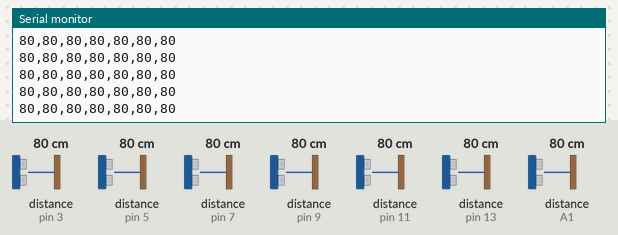
Bench run of a sketch on a simulated Arduino Uno, built with avr-gcc and run on an emulated ATmega328P. Parts: the last lines printed to the serial monitor. Wiring (inferred from the names in the program): 7 × ultrasonic range finder: trigger pin 2, echo pin 3 / trigger pin 4, echo pin 5 / trigger pin 6, echo pin 7 / trigger pin 8, echo pin 9 / trigger pin 10, echo pin 11 / trigger pin 12, echo pin 13 / trigger A0, echo A1. The test bench sets the inputs (shaded band); at power-on: distance to the obstacle (sensors on pin 3, pin 5, pin 7, pin 9, pin 11, pin 13, A1) 80 cm. The echo pulse lasts 58.3 µs per cm.

Above: at 1.2 s.
1.3 s: distance to the obstacle (sensor on pin 3) set to 2 cm
At 2.1 s:
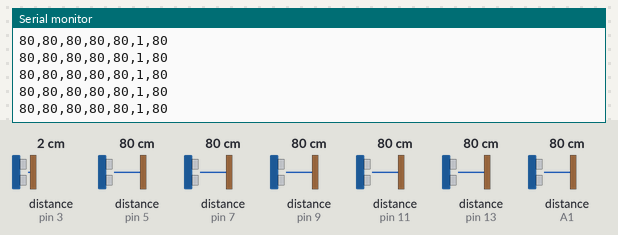
4.3 s: distance to the obstacle (sensor on pin 5) set to 4 cm
At 5.2 s:
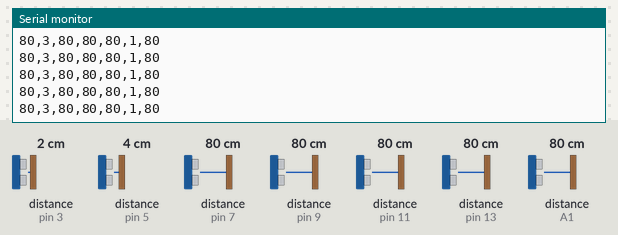
7.3 s: distance to the obstacle (sensor on pin 7) set to 35 cm
At 7.8 s:
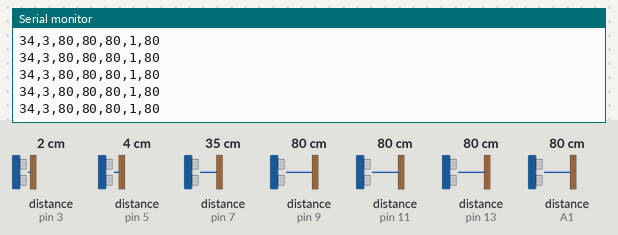
10.3 s: distance to the obstacle (sensor on pin 9) set to 4 cm
At 11.3 s:
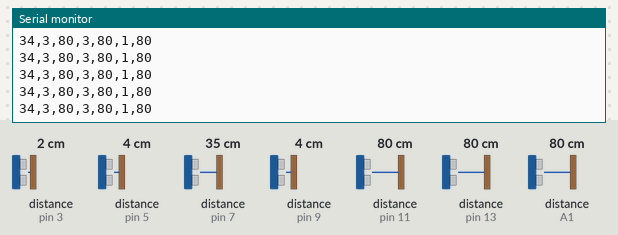
13.3 s: distance to the obstacle (sensor on pin 11) set to 299 cm
At 14.0 s:
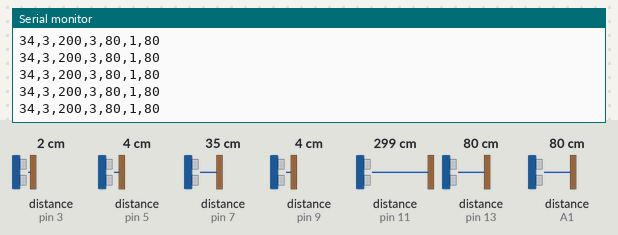
16.3 s: distance to the obstacle (sensor on pin 7) set to 299 cm
At 16.36 s:
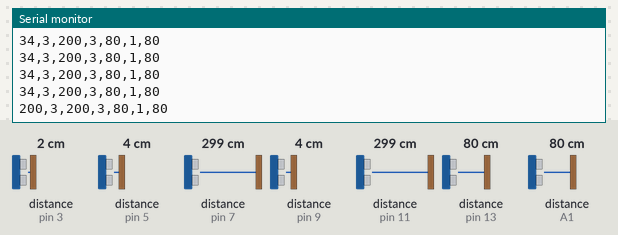
Timing chart, 0 to 19.3 s (numbered marks = the images above; inputs shaded):
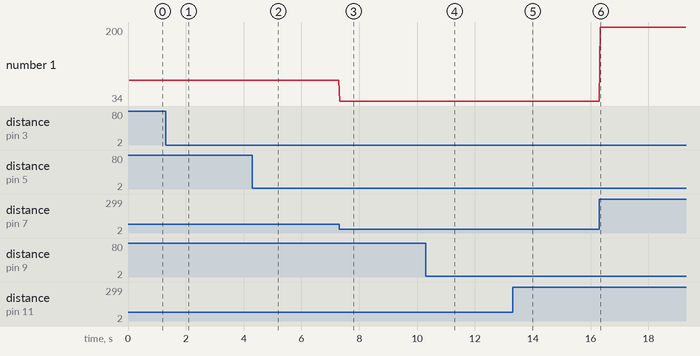

The sketch:

usArray_v6_p1.ino
```cpp
//define pins

#define c_trig 4
#define c_echo 5

#define fl_trig 10
#define fl_echo 11
#define fr_trig 8
#define fr_echo 9

#define ft_trig 6
#define ft_echo 7

#define bl_trig 12
#define bl_echo 13
#define bc_trig 2
#define bc_echo 3

#define br_trig A0
#define br_echo A1

int usMeasure (int trigPin, int echoPin) {
  long duration =0 , distance = 0;
  long tStart = 0, tEnd = 0;
  int timeout = 50000;

  //reset pin
  digitalWrite(trigPin, LOW);
  delayMicroseconds(2);
  //send out a pulse
  digitalWrite(trigPin, HIGH);
  delayMicroseconds(10); // Added this line
  digitalWrite(trigPin, LOW);

  //measure pulse
  tStart = micros();
  duration = pulseIn(echoPin, HIGH, 50000);
  tEnd = micros();

  //Serial.print("measured");
  if (tEnd-tStart < 50000) {
    distance = duration/58;
    if (distance > 200) {
      distance = 200;
    }
  } else {
    distance = 270;
  }
  //Serial.print(distance);
  return distance;
}

void setup() {
  Serial.begin (19200);
  pinMode(c_trig, OUTPUT);
  pinMode(c_echo, INPUT);
  pinMode(fl_trig, OUTPUT);
  pinMode(fl_echo, INPUT);
  pinMode(fr_trig, OUTPUT);
  pinMode(fr_echo, INPUT);
  pinMode(ft_trig, OUTPUT);
  pinMode(ft_echo, INPUT);
  pinMode(bl_trig, OUTPUT);
  pinMode(bl_echo, INPUT);
  pinMode(bc_trig, OUTPUT);
  pinMode(bc_echo, INPUT);
  pinMode(br_trig, OUTPUT);
  pinMode(br_echo, INPUT);
}

void loop() {
  int usArray[7];
  long tStart = micros();
  long tEnd = 0;
  int i = 0;

  //Serial.print("starting");
  // ft,fb,fl,fr,bl,bm,br

  usArray[2] = usMeasure(fl_trig, fl_echo);
  usArray[4] = usMeasure(bl_trig, bl_echo);
  usArray[1] = usMeasure(c_trig, c_echo);
  usArray[6] = usMeasure(br_trig, br_echo);
  usArray[3] = usMeasure(fr_trig, fr_echo);
  usArray[5] = usMeasure(bc_trig, bc_echo);
  usArray[0] = usMeasure(ft_trig, ft_echo);

   //Serial.print(usArray[0]);
   //Serial.print(usArray[1]);
   //Serial.println("end");
  for (i=0; i<7; i++) {
    Serial.print(usArray[i]);
    if (i != 6) {
      Serial.print(',');
    }
  }
  tEnd = micros();
  //Serial.print("execution time (micros)- ");
  //Serial.println(tEnd - tStart);
  Serial.print('\n');
  //delay(50);
}
```

Measured:
- after the input at 1.3 s, the serial monitor: prints a new line at once (image 1)
- after the input at 4.3 s, the serial monitor: prints a new line at once (image 2)
- after the input at 7.3 s, the serial monitor: prints a new line at once (image 3)
- after the input at 10.3 s, the serial monitor: prints a new line at once (image 4)
- after the input at 13.3 s, the serial monitor: prints a new line after 0.05 s (image 5)
- after the input at 16.3 s, the serial monitor: prints a new line at once (image 6)
- plotted number 1: 80 → 34 after the input at 7.3 s
